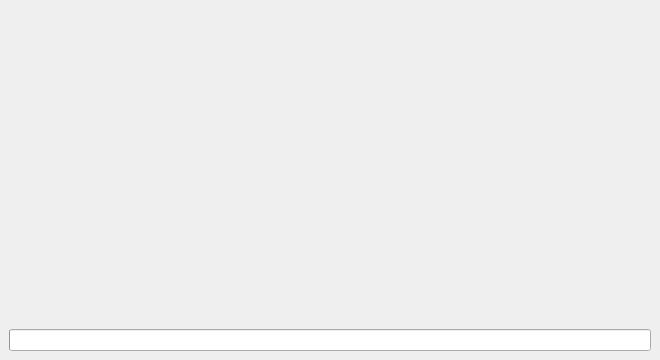
<?xml version="1.0" encoding="UTF-8"?>
<ui version="4.0">
 <class>SplashScreen</class>
 <widget class="QWidget" name="SplashScreen">
  <property name="geometry">
   <rect>
    <x>0</x>
    <y>0</y>
    <width>660</width>
    <height>360</height>
   </rect>
  </property>
  <property name="windowTitle">
   <string>Form</string>
  </property>
  <layout class="QVBoxLayout" name="verticalLayout_2" stretch="1,0">
   <property name="leftMargin">
    <number>9</number>
   </property>
   <property name="topMargin">
    <number>9</number>
   </property>
   <property name="rightMargin">
    <number>9</number>
   </property>
   <property name="bottomMargin">
    <number>9</number>
   </property>
   <item>
    <widget class="QWidget" name="contentWidget" native="true">
     <layout class="QVBoxLayout" name="verticalLayout_3" stretch="1,0">
      <property name="leftMargin">
       <number>0</number>
      </property>
      <property name="topMargin">
       <number>0</number>
      </property>
      <property name="rightMargin">
       <number>0</number>
      </property>
      <property name="bottomMargin">
       <number>0</number>
      </property>
      <item>
       <widget class="QWidget" name="gifWidget" native="true">
        <property name="sizePolicy">
         <sizepolicy hsizetype="Expanding" vsizetype="Expanding">
          <horstretch>0</horstretch>
          <verstretch>0</verstretch>
         </sizepolicy>
        </property>
        <layout class="QHBoxLayout" name="horizontalLayout_2" stretch="1,0">
         <item>
          <widget class="QLabel" name="waveLabel">
           <property name="styleSheet">
            <string notr="true">border:0</string>
           </property>
           <property name="frameShape">
            <enum>QFrame::StyledPanel</enum>
           </property>
           <property name="frameShadow">
            <enum>QFrame::Raised</enum>
           </property>
           <layout class="QVBoxLayout" name="verticalLayout">
            <property name="spacing">
             <number>0</number>
            </property>
            <property name="leftMargin">
             <number>0</number>
            </property>
            <property name="topMargin">
             <number>0</number>
            </property>
            <property name="rightMargin">
             <number>0</number>
            </property>
            <property name="bottomMargin">
             <number>0</number>
            </property>
            <item>
             <widget class="QLabel" name="companyLabel">
              <property name="text">
               <string/>
              </property>
             </widget>
            </item>
            <item>
             <widget class="QLabel" name="dynacommLabel">
              <property name="text">
               <string/>
              </property>
             </widget>
            </item>
           </layout>
          </widget>
         </item>
         <item>
          <widget class="QLabel" name="loginLabel">
           <property name="text">
            <string/>
           </property>
          </widget>
         </item>
        </layout>
       </widget>
      </item>
      <item>
       <layout class="QHBoxLayout" name="horizontalLayout" stretch="0,1,0">
        <item>
         <widget class="QLabel" name="numLabel">
          <property name="text">
           <string/>
          </property>
         </widget>
        </item>
        <item>
         <widget class="QLabel" name="progressLabel">
          <property name="text">
           <string/>
          </property>
         </widget>
        </item>
        <item>
         <widget class="QLabel" name="versionLabel">
          <property name="text">
           <string/>
          </property>
         </widget>
        </item>
       </layout>
      </item>
     </layout>
    </widget>
   </item>
   <item>
    <widget class="QProgressBar" name="progressBar">
     <property name="sizePolicy">
      <sizepolicy hsizetype="Expanding" vsizetype="Preferred">
       <horstretch>0</horstretch>
       <verstretch>0</verstretch>
      </sizepolicy>
     </property>
     <property name="value">
      <number>0</number>
     </property>
     <property name="textVisible">
      <bool>false</bool>
     </property>
     <property name="textDirection">
      <enum>QProgressBar::TopToBottom</enum>
     </property>
    </widget>
   </item>
  </layout>
 </widget>
 <resources/>
 <connections/>
</ui>
